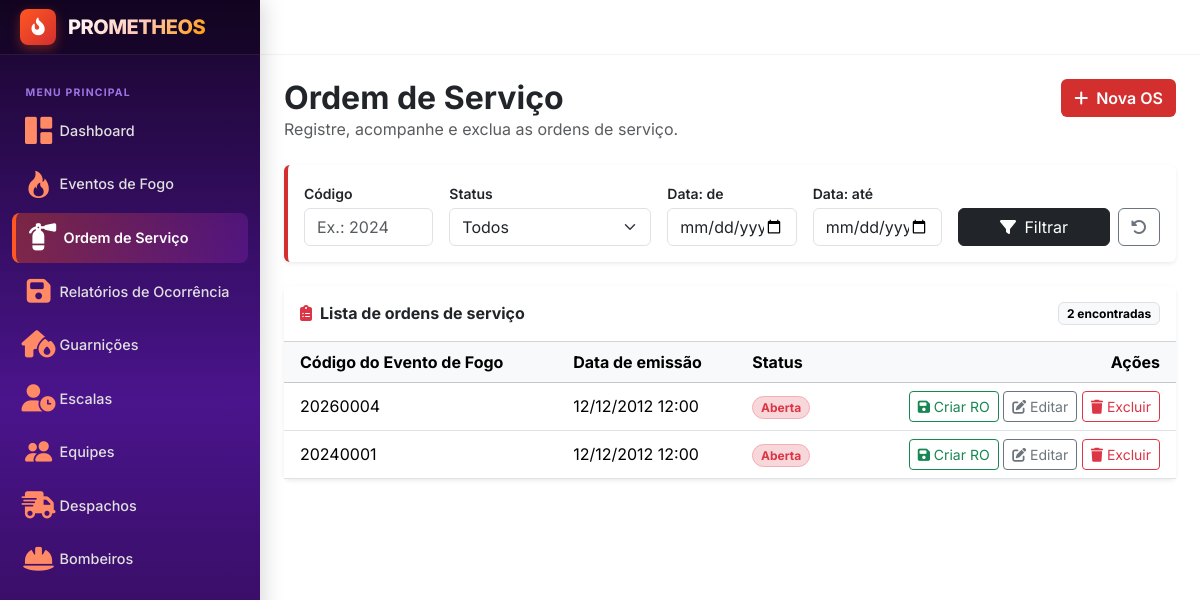
The page /ordemServico/ on the database as committed earlier.
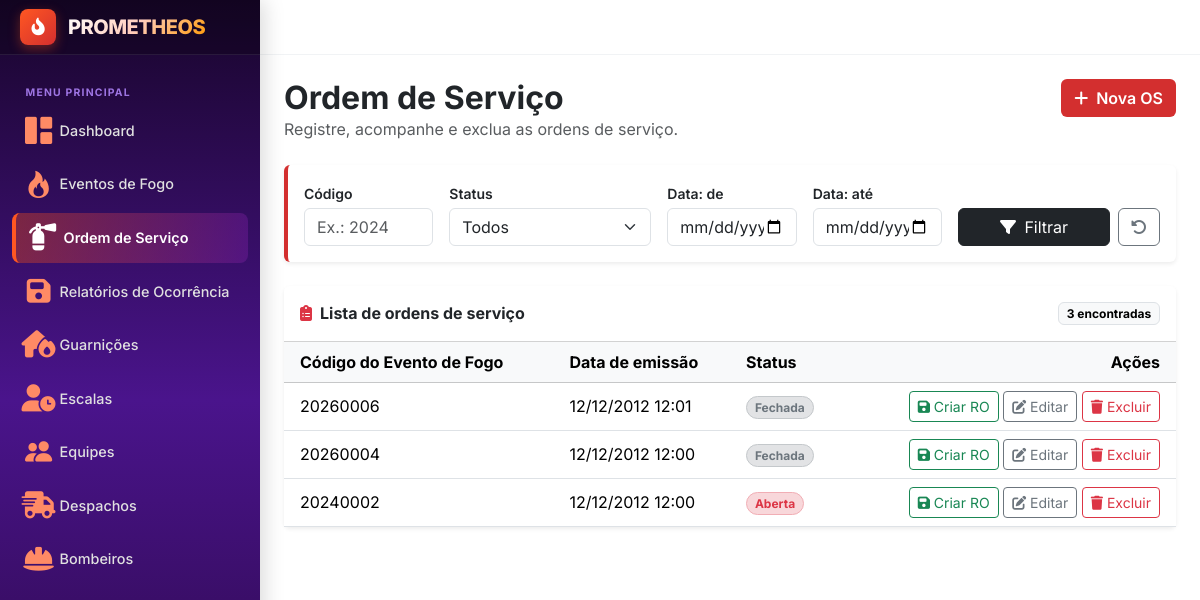
The same page on the database as committed later.
### evento_fogo/models.py (models this page shows, shortened)
class OrdemServico(models.Model):
    id = models.IntegerField(primary_key=True)
    id_evento_fogo = models.OneToOneField(EventoFogo, on_delete=models.CASCADE)
    data_emissao = models.DateTimeField()
    estatus = models.CharField(choices=Estatus, default=Estatus.ABERTA)
    @property
    def codigoFogo(self):
           if self.id_evento_fogo:
                  return self.id_evento_fogo.codigo
           return None

class EventoFogo(models.Model):
    codigo = models.IntegerField()
    id = models.IntegerField(primary_key=True)
    data_registro = models.DateTimeField()
    longitude = models.IntegerField()
    latitude = models.IntegerField()
    class estatus(models.TextChoices):
        ABERTO = "ABERTO"
        COMBATE = "COMBATE"
        ENCERRADO = "ENCERRADO"
    estatus = models.CharField(choices=estatus, default=estatus.ABERTO)
    descricao = models.CharField(max_length=200)

### evento_fogo/views.py (the view)
# urls.py: path('ordemServico/', fogoViews.ordemServico, name='ordemServico'),
def ordemServico(request):
    ordens = OrdemServico.objects.all().order_by("-data_emissao")
    filtros = {
        "codigo" : request.GET.get("codigo", ""),
        "estatus" : request.GET.get("estatus", ""),
        "data_inicio" : request.GET.get("data_inicio", ""),
        "data_fim" : request.GET.get("data_fim", "")
    }
    if filtros["codigo"]:
        ordens = ordens.filter(id_evento_fogo__codigo=filtros["codigo"])
    if filtros["estatus"]:
        ordens = ordens.filter(estatus=filtros["estatus"])
    if filtros["data_inicio"]:
        ordens = ordens.filter(data_registro__date__gte=filtros["data_inicio"])
    if filtros["data_fim"]:
        ordens = ordens.filter(data_registro__date__lte=filtros["data_fim"])
    contexto = {
            "ordens" : ordens,
            "filtros" : filtros,
            "estatus_opcoes" : OrdemServico._meta.get_field("estatus").choices
        }
    return render(request, 'evento_fogo/ordemServico.html', contexto)

### templates/evento_fogo/ordemServico.html (shortened to what the changed rows need)
{% extends "layout.html" %}
{% block content %}
<div class="d-flex flex-wrap align-items-start justify-content-between gap-3 mb-4">
    <div>
        <h1 class="h2 fw-bold mb-0">Ordem de Serviço</h1>
    </div>
</div>
<div class="card border-0 shadow-sm">
    <div class="card-header bg-white d-flex align-items-center justify-content-between py-3">
        <h2 class="h6 fw-bold mb-0">
            <i class="fa-solid fa-clipboard-list text-danger me-2"></i>Lista de ordens de serviço
        </h2>
        <span class="badge text-bg-light border">{{ ordens|length }} encontrada{{ ordens|length|pluralize }}</span>
    </div>
    <div class="table-responsive">
        <table class="table table-hover align-middle mb-0">
            <thead class="table-light">
                <tr>
                    <th scope="col" class="ps-3">Código do Evento de Fogo</th>
                    <th scope="col">Data de emissão</th>
                    <th scope="col">Status</th>
                    <th scope="col" class="text-end pe-3">Ações</th>
                </tr>
            </thead>
            <tbody>
                {% for ordem in ordens %}
                <tr>
                    <td class="ps-3">{{ ordem.codigoFogo }}</td>
                    <td>{{ ordem.data_emissao|date:"d/m/Y H:i" }}</td>
                    <td>
                        {% if ordem.estatus == "ABERTA" %}
                        <span class="badge bg-danger-subtle text-danger border border-danger-subtle rounded-pill">{{ ordem.get_estatus_display }}</span>
                        {% else %}
                        <span class="badge bg-secondary-subtle text-secondary border border-secondary-subtle rounded-pill">{{ ordem.get_estatus_display }}</span>
                        {% endif %}
                    </td>
                    <td class="text-end pe-3 text-nowrap">
                        <a href="{% url 'adicionaRelatorioOcorrencia' %}" class="btn btn-sm btn-outline-success"
                           title="Criar despacho" aria-label="Criar despacho para a OS {{ ordem.id }}">
                            <i class="fa-solid fa-floppy-disk"></i> Criar RO
                        </a>
                        <a href="{% url 'editaOrdemServico' ordem.pk %}" class="btn btn-sm btn-outline-secondary"
                           title="Editar" aria-label="Editar OS {{ ordem.id }}">
                            <i class="fa-solid fa-pen-to-square"></i> Editar
                        </a>
                        <a href="{% url 'excluirOrdemServico' ordem.pk %}" class="btn btn-sm btn-outline-danger"
                           onclick="return confirm('Excluir a ordem de serviço?');"
                           title="Excluir" aria-label="Excluir OS {{ ordem.id }}">
                            <i class="fa-solid fa-trash"></i> Excluir
                        </a>
                    </td>
                </tr>
                {% endfor %}
            </tbody>
        </table>
    </div>
</div>
{% endblock %}

Rows that differ between the two databases and show on the page:
added OrdemServico: codigoFogo "20260006", data_emissao "12/12/2012 12:01", estatus "Fechada"
changed OrdemServico (number 2 of 3 on the later page): estatus "Aberta" → "Fechada"
changed through a linked row, OrdemServico "Aberta": codigoFogo "20240001" → "20240002"
Other text that changed with them:
{{ ordens|length }}: "2" → "3"
